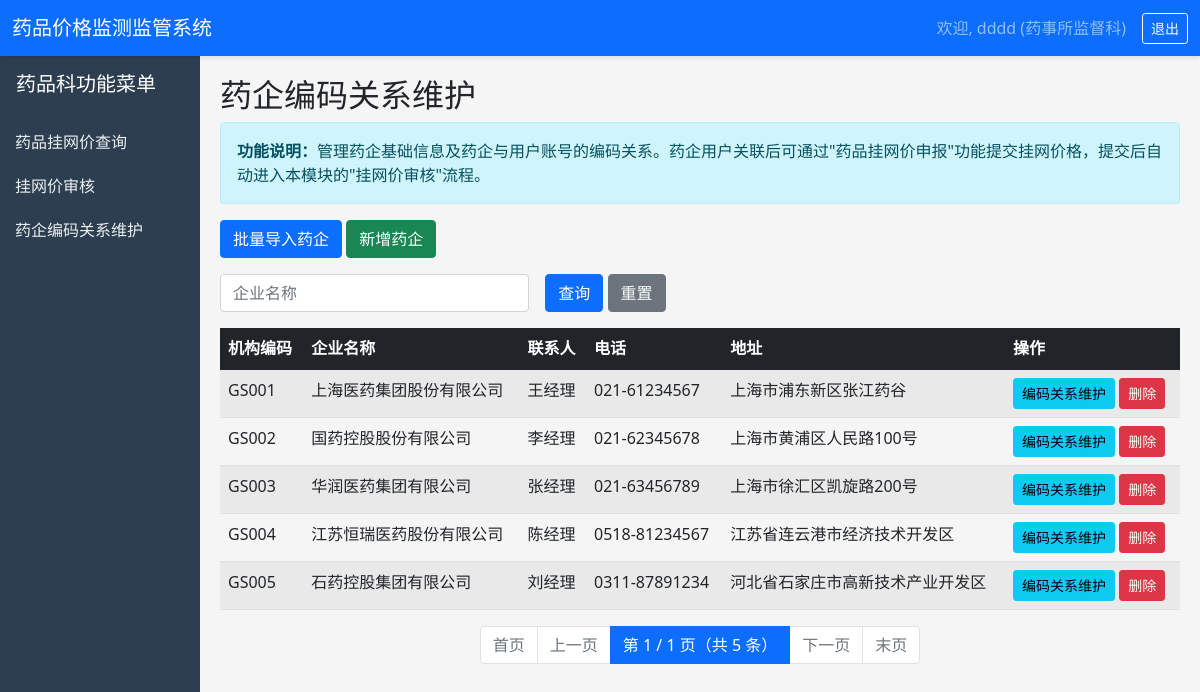
The app's page /drug-section/companies/ (signed in) with its own data.
### core/models.py (models this page shows, shortened)
class User(AbstractUser):
    USER_TYPE_CHOICES = [
        ('admin', '系统管理员'),
        ('supervisor', '药事所监督科'),
        ('drug_section', '药事所药品科'),
        ('pharmacy', '药店'),
        ('company', '药企'),
        ('district', '区县医保局'),
    ]
    user_type = models.CharField(max_length=20, choices=USER_TYPE_CHOICES, verbose_name='用户类型')
    phone = models.CharField(max_length=20, blank=True, verbose_name='联系电话')
    department = models.ForeignKey('Department', on_delete=models.SET_NULL, null=True, blank=True, related_name='users')
    organization = models.CharField(max_length=200, blank=True, verbose_name='所属机构')
    medical_insurance_code = models.CharField(max_length=50, blank=True, verbose_name='医保编码')
    class Meta:
        verbose_name = '用户'
        verbose_name_plural = '用户'

class PharmaceuticalCompany(models.Model):
    company_code = models.CharField(max_length=50, unique=True, verbose_name='机构编码')
    company_name = models.CharField(max_length=200, verbose_name='企业名称')
    contact_person = models.CharField(max_length=100, blank=True, verbose_name='联系人')
    phone = models.CharField(max_length=20, blank=True, verbose_name='电话')
    address = models.CharField(max_length=300, blank=True, verbose_name='地址')
    created_at = models.DateTimeField(auto_now_add=True)
    class Meta:
        verbose_name = '药企'
        verbose_name_plural = '药企'

### core/views.py (the view)
# urls.py: path('drug-section/companies/', v.drug_section_company_list, name='drug_section_company_list'),
@login_required
def drug_section_company_list(request):
    companies = PharmaceuticalCompany.objects.all().order_by('id')
    name = request.GET.get('name')
    if name:
        companies = companies.filter(company_name__icontains=name)
    paginator = Paginator(companies, 20)
    page_number = request.GET.get('page')
    page_obj = paginator.get_page(page_number)
    return render(request, 'core/yaoqi/company_list.html', {'page_obj': page_obj})

### templates/core/yaoqi/company_list.html (shortened to what this page needs)
{% extends 'core/base.html' %}
{% block sidebar %}
<div class="p-3"><h5>药品科功能菜单</h5></div>
<a href="{% url 'drug_section_drug_list' %}">药品挂网价查询</a>
<a href="{% url 'drug_section_review_list' %}">挂网价审核</a>
<a href="{% url 'drug_section_company_list' %}">药企编码关系维护</a>
{% endblock %}
{% block content %}
<h2>药企编码关系维护</h2>
<div class="alert alert-info mb-3">
    <strong>功能说明：</strong>管理药企基础信息及药企与用户账号的编码关系。药企用户关联后可通过"药品挂网价申报"功能提交挂网价格，提交后自动进入本模块的"挂网价审核"流程。
</div>
<div class="mb-3">
    <a href="{% url 'drug_section_company_import' %}" class="btn btn-primary">批量导入药企</a>
    <a href="{% url 'drug_section_company_create' %}" class="btn btn-success">新增药企</a>
</div>
<form method="get" class="row g-3 mb-3">
    <div class="col-md-4">
        <input type="text" name="name" class="form-control" placeholder="企业名称" value="{{ request.GET.name|default:'' }}">
    </div>
    <div class="col-md-4">
        <button type="submit" class="btn btn-primary">查询</button>
        <a href="{% url 'drug_section_company_list' %}" class="btn btn-secondary">重置</a>
    </div>
</form>
<table class="table table-striped table-hover">
    <thead class="table-dark">
        <tr>
            <th>机构编码</th>
            <th>企业名称</th>
            <th>联系人</th>
            <th>电话</th>
            <th>地址</th>
            <th>操作</th>
        </tr>
    </thead>
    <tbody>
        {% for company in page_obj %}
        <tr>
            <td>{{ company.company_code }}</td>
            <td>{{ company.company_name }}</td>
            <td>{{ company.contact_person|default:'-' }}</td>
            <td>{{ company.phone|default:'-' }}</td>
            <td>{{ company.address|default:'-'|truncatechars:20 }}</td>
            <td>
                <a href="{% url 'drug_section_company_link_user' company.pk %}" class="btn btn-sm btn-info">编码关系维护</a>
                <a href="{% url 'drug_section_company_delete' company.pk %}" class="btn btn-sm btn-danger" onclick="return confirm('确定删除药企"{{ company.company_name }}"？')">删除</a>
            </td>
        </tr>
        {% empty %}
        <tr><td colspan="6" class="text-center">暂无药企数据，请先导入药企</td></tr>
        {% endfor %}
    </tbody>
</table>
{% include 'core/includes/pagination.html' %}
{% endblock %}

### templates/core/base.html (shortened to what this page needs)
<!DOCTYPE html>
<html lang="zh-CN">
<head>
    <link href="https://cdn.jsdelivr.net/npm/bootstrap@5.1.3/dist/css/bootstrap.min.css" rel="stylesheet">
</head>
<body>
    {% if user.is_authenticated %}
    <nav class="navbar navbar-expand-lg navbar-dark bg-primary">
        <div class="container-fluid">
            <a class="navbar-brand" href="{% url 'dashboard' %}">药品价格监测监管系统</a>
            <div class="collapse navbar-collapse">
                <span class="navbar-text me-3">
                    欢迎, {{ user.username }} ({{ user.get_user_type_display }})
                </span>
                <a href="{% url 'logout' %}" class="btn btn-sm btn-outline-light">退出</a>
            </div>
        </div>
    </nav>
    <div class="container-fluid">
        <div class="row">
            <div class="col-md-2 sidebar p-0">
                {% block sidebar %}{% endblock %}
            </div>
            <div class="col-md-10 content">
                {% block content %}{% endblock %}
            </div>
        </div>
    </div>
    {% else %}
    {% block login_content %}{% endblock %}
    {% endif %}
</body>
</html>

### templates/core/base.html (style rules this page uses)
body { background-color: #f5f5f5; }
.sidebar { min-height: 100vh; background: #2c3e50; color: white; }
.sidebar a { color: #ecf0f1; text-decoration: none; padding: 10px 15px; display: block; }
.content { padding: 20px; }
.navbar { box-shadow: 0 2px 4px rgba(0,0,0,0.1); }

### records on screen
User: username "dddd", user_type "药事所监督科"
PharmaceuticalCompany: company_code "GS001", company_name "上海医药集团股份有限公司", contact_person "王经理", phone "021-61234567", address "上海市浦东新区张江药谷"
PharmaceuticalCompany: company_code "GS002", company_name "国药控股股份有限公司", contact_person "李经理", phone "021-62345678", address "上海市黄浦区人民路100号"
PharmaceuticalCompany: company_code "GS003", company_name "华润医药集团有限公司", contact_person "张经理", phone "021-63456789", address "上海市徐汇区凯旋路200号"
PharmaceuticalCompany: company_code "GS004", company_name "江苏恒瑞医药股份有限公司", contact_person "陈经理", phone "0518-81234567", address "江苏省连云港市经济技术开发区"
PharmaceuticalCompany: company_code "GS005", company_name "石药控股集团有限公司", contact_person "刘经理", phone "0311-87891234", address "河北省石家庄市高新技术产业开发区"

### other values on screen
{{ page_obj.number }} "1"
{{ page_obj.paginator.num_pages }} "1"
{{ page_obj.paginator.count }} "5"
